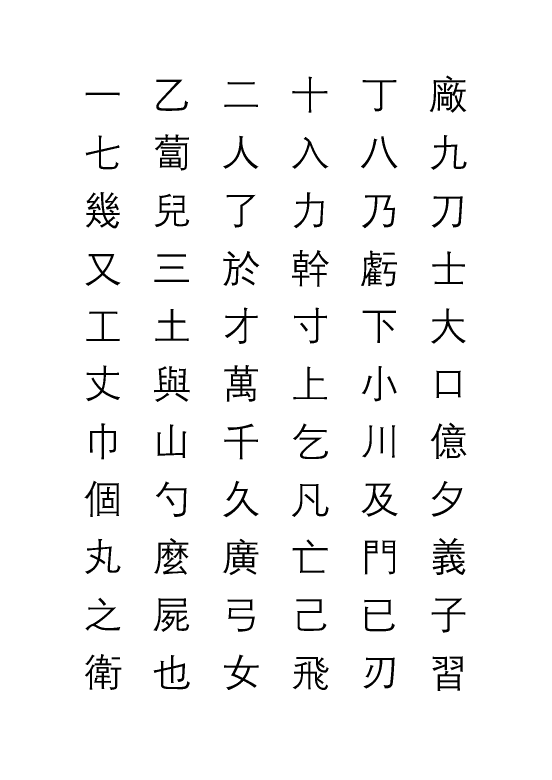
#> input picture raw/comp/comp_01.png, 1654 x 2339 px, given in place of comp, which was not available (shown at 1/3 size)
$ python cut.py
#> lines starting #> are read from the running program, lines starting #| are printed output that depends on the picture; after the words box and inside, x2 and y2 are one past the last pixel; in counts of white or black regions, pixels touching at a corner belong together; pictures that were not available may be replaced by others from this repository, and a replacement may not be noted
import cv2
import os
import numpy as np

def cut(path):
#> called with path = '..\\demo\\simp'
	dataPath = os.path.join(path,'raw')
	savePath = os.path.join(path,'cut')
	width = 64
	xHead,yHead = 283,302
	xDelta,yDelta = 173,208
	cnt = 1
	#a,b = 460,510
	#a,b = 285,510
	#a,b = xHead+8*xDelta,510
	for name in os.listdir(dataPath):
		img = cv2.imread(os.path.join(dataPath,name))
#> img is the input picture: shape (2339, 1654, 3); 95.9% white; 126 black regions, largest, box (x1, y1, x2, y2) and area: (668, 1616, 775, 1720) 3686, (680, 1122, 767, 1205) 2931, (462, 1098, 569, 1177) 2878
		for x in range(11):
			for y in range(6):
				img2 = img[xHead+x*xDelta-width:xHead+x*xDelta+width,yHead+y*yDelta-width:yHead+y*yDelta+width,:]
				cv2.imwrite(os.path.join(savePath,'simp_'+str(cnt)+'.png'),img2)
				cnt += 1
#> this loop made 11 passes
#> pass 1, in cut, `cv2.imwrite(os.path.join(savePath,'simp_'+str(cnt)+'.png'),img2)`:
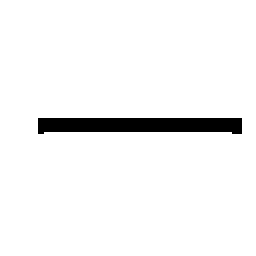
#> saved as simp_1.png: shape (128, 128, 3) (shown 2 times larger); 95.6% white; 1 black region, box (x1, y1, x2, y2) and area: (19, 59, 121, 67) 722
#> pass 1, in cut, `cv2.imwrite(os.path.join(savePath,'simp_'+str(cnt)+'.png'),img2)`:
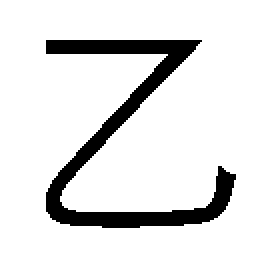
#> saved as simp_2.png: shape (128, 128, 3) (shown 2 times larger); 87.5% white; 1 black region, box (x1, y1, x2, y2) and area: (23, 20, 118, 114) 2048
#> pass 1, in cut, `cv2.imwrite(os.path.join(savePath,'simp_'+str(cnt)+'.png'),img2)`:
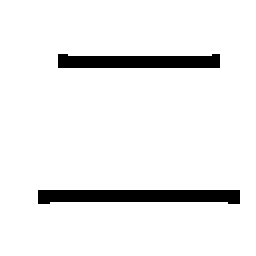
#> saved as simp_3.png: shape (128, 128, 3) (shown 2 times larger); 93.2% white; 2 black regions, box (x1, y1, x2, y2) and area: (19, 95, 120, 102) 618, (29, 27, 110, 34) 495
#> pass 1, in cut, `cv2.imwrite(os.path.join(savePath,'simp_'+str(cnt)+'.png'),img2)`:
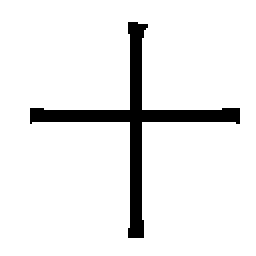
#> saved as simp_4.png: shape (128, 128, 3) (shown 2 times larger); 92.1% white; 1 black region, box (x1, y1, x2, y2) and area: (15, 11, 120, 119) 1291
#> after the loop, cnt = 67
#> pass 2 of the loop in cut, `for name in os.listdir(dataPath):`:
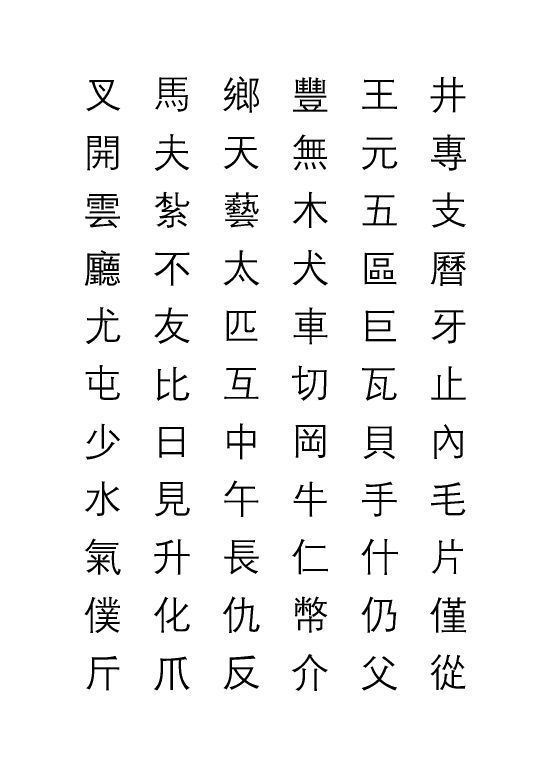
#> input picture raw/comp/comp_02.png, 1654 x 2339 px, given in place of simp, which was not available (shown at 1/3 size)
#> in cut, img is the input picture: shape (2339, 1654, 3); 95.2% white; 150 black regions, largest, box (x1, y1, x2, y2) and area: (465, 1446, 570, 1549) 3134, (1325, 1792, 1398, 1897) 3103, (673, 1620, 776, 1723) 3071
#> the loop in cut, `for x in range(11):` made 11 passes
#> pass 1, in cut, `cv2.imwrite(os.path.join(savePath,'simp_'+str(cnt)+'.png'),img2)`:
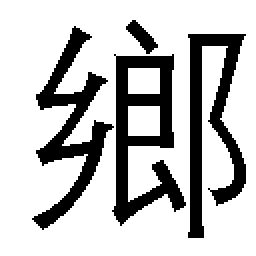
#> saved as simp_69.png: shape (128, 128, 3) (shown 2 times larger); 75.6% white; 4 black regions, box (x1, y1, x2, y2) and area: (56, 27, 93, 113) 1369, (94, 17, 123, 119) 1274, (16, 13, 57, 115) 1234, (63, 10, 79, 27) 117
#> pass 1, in cut, `cv2.imwrite(os.path.join(savePath,'simp_'+str(cnt)+'.png'),img2)`:
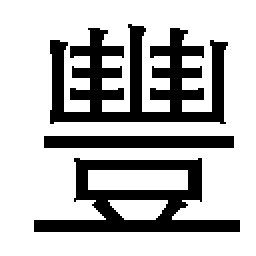
#> saved as simp_70.png: shape (128, 128, 3) (shown 2 times larger); 72.9% white; 3 black regions, box (x1, y1, x2, y2) and area: (25, 12, 114, 62) 2309, (17, 79, 120, 116) 1555, (22, 68, 117, 74) 570
#> after the loop in cut, `for x in range(11):`: cnt = 133

if __name__ == '__main__':
	path = '..\demo\simp'
	cut(path)
